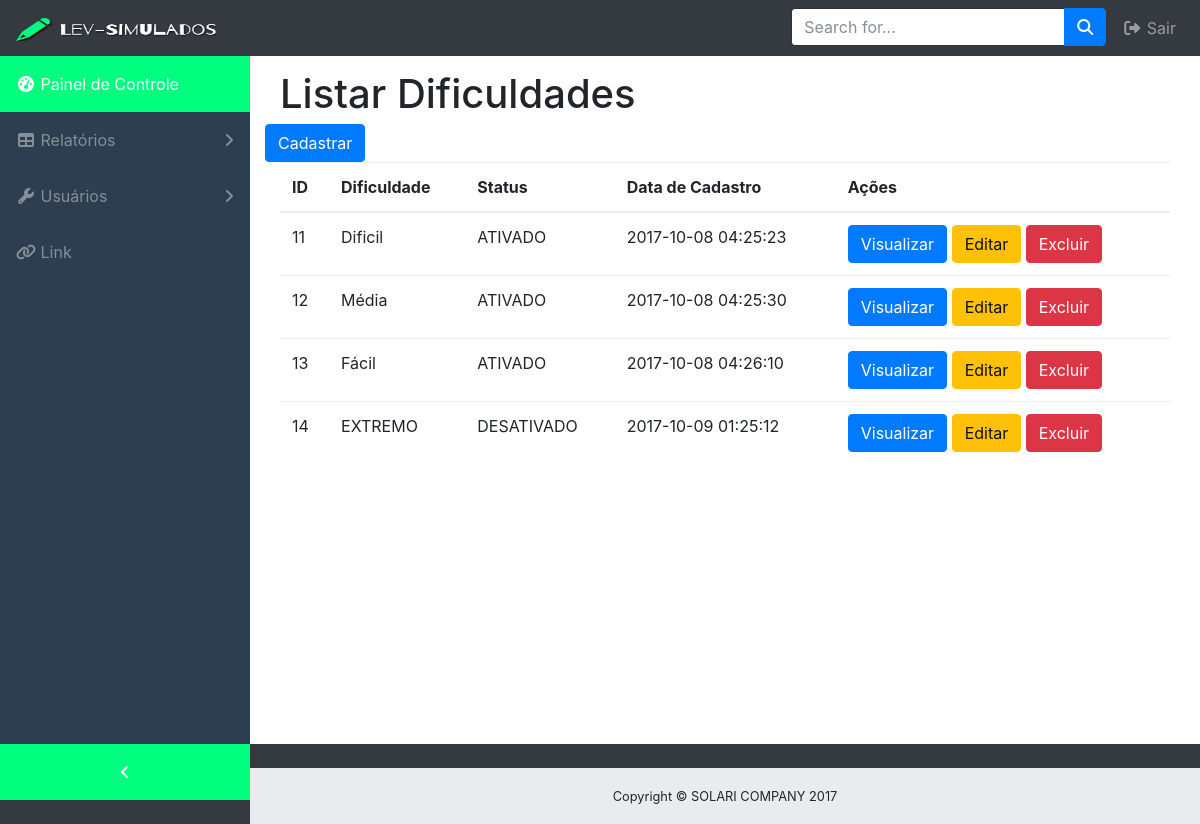
The app's page /index.php?op=relatorio_dificuldade with its own data.
### tables this page shows
CREATE TABLE DIFICULDADE_QUESTAO(
	ID_DIFICULDADE INT PRIMARY KEY AUTO_INCREMENT NOT NULL,
	NM_DIFICULDADE VARCHAR(30),
	STATUS_DIFICULDADE VARCHAR(15),
	DATA_CADASTRO DATETIME);

### classes/Dificuldade.class.php (called while the page is built, shortened)
<?php
include_once "Conexao.class.php";
include_once "Funcoes.class.php";
class Dificuldade {
    private $con;
    public function __construct() {
        $this->con = new Conexao();
    }
    public function querySelect() {
        try {
            $cst = $this->con->conectar()->prepare("SELECT `ID_DIFICULDADE`, `NM_DIFICULDADE`, `STATUS_DIFICULDADE`, `DATA_CADASTRO` FROM `DIFICULDADE_QUESTAO`;");
            $cst->execute();
            return $cst->fetchAll();
        } catch (PDOException $ex) {
            return 'erro ' . $ex->getMessage();
        }
    }
}

### classes/Conexao.class.php (called while the page is built)
<?php
class Conexao{
    private $usuario;
    private $senha;
    private $banco;
    private $servidor;
    private static $pdo;
    public function __construct(){
        $this->servidor = "localhost";
        $this->banco = "lev_db";
        $this->usuario = "root";
        $this->senha = "";
    }
    public function conectar(){
        try{
            if(is_null(self::$pdo)){
                self::$pdo = new PDO("mysql:host=".$this->servidor.";dbname=".$this->banco, $this->usuario, $this->senha);
            }
            return self::$pdo;
        } catch (PDOException $ex) {
			echo $ex->getMessage();
        }
    }
}
?>

### classes/Funcoes.class.php (called while the page is built, shortened)
<?php
class Funcoes {
    public function tratarCaracter($vlr, $tipo){
	switch($tipo){
            case 2: $rst = utf8_encode($vlr); break;
        }
        return $rst;
    }
}
?>

### Relatorios/relatorio_dificuldade.php (the view, shortened to what this page needs)
<?php
require_once 'classes/Dificuldade.class.php';
require_once 'classes/Funcoes.class.php';
$objFcs = new Funcoes();
$objtpc = new Dificuldade();
            ?>
<div class="container theme-showcase" role="main">
    <div class="page-header">
        <h1>Listar Dificuldades</h1>
    </div>
    <div class="row">
        <div class="pull-right">
            <button type="button" class="btn btn-xs btn-primary" data-toggle="modal" data-target="#modalCadastrarDificuldade">Cadastrar</button>
        </div>
    </div>
    <div class="row">
        <div class="col-md-12">
            <table class="table">
                <thead>
                    <tr>
                        <th>ID</th>
                        <th>Dificuldade</th>
                        <th>Status</th>
                        <th>Data de Cadastro</th>
                        <th>Ações</th>
                    </tr>
                </thead>
                <tbody>
                    <?php foreach ($objtpc->querySelect() as $rst) { ?>
                        <tr>
                            <td><?= $rst['ID_DIFICULDADE']; ?></td>
                            <td><?= $objFcs->tratarCaracter($rst['NM_DIFICULDADE'], 2) ?></td>
                            <td><?= $objFcs->tratarCaracter($rst['STATUS_DIFICULDADE'], 2) ?></td>
                            <td><?= $rst['DATA_CADASTRO']; ?></td>
                            <td>
                                <button type="button" class="btn btn-xs btn-primary" data-toggle="modal" data-target="#modalDetalhes<?= $rst['ID_DIFICULDADE']; ?>">Visualizar</button>
                                <button type="button" class="btn btn-xs btn-warning" data-toggle="modal" data-target="#modalEditarDificuldade" data-whatever="<?php echo $rst['ID_DIFICULDADE']; ?>" data-whatevernome="<?php echo $objFcs->tratarCaracter($rst['NM_DIFICULDADE'], 2) ?>" >Editar</button>
                                <button type="button" class="btn btn-xs btn-danger" data-toggle="modal" data-target="#modalExcluirDificuldade" data-whatever="<?php echo $rst['ID_DIFICULDADE']; ?>" data-whatevernome="<?php echo $objFcs->tratarCaracter($rst['NM_DIFICULDADE'], 2) ?>" >Excluir</button>
                            </td>
                        </tr>
                    <?php } ?>
                </tbody>
            </table>
        </div>
    </div>
</div>

### css/sb-admin.css (style rules this page uses)
html { position: relative; min-height: 100%; }
body.sticky-footer { margin-bottom: 56px; }
body.fixed-nav { padding-top: 56px; }
.bg-dark { background-color: #2c3e50; }

### records on screen
dificuldade_questao: ID_DIFICULDADE "11", NM_DIFICULDADE "Dificil", STATUS_DIFICULDADE "ATIVADO", DATA_CADASTRO "2017-10-08 04:25:23"
dificuldade_questao: ID_DIFICULDADE "12", NM_DIFICULDADE "Média", STATUS_DIFICULDADE "ATIVADO", DATA_CADASTRO "2017-10-08 04:25:30"
dificuldade_questao: ID_DIFICULDADE "13", NM_DIFICULDADE "Fácil", STATUS_DIFICULDADE "ATIVADO", DATA_CADASTRO "2017-10-08 04:26:10"
dificuldade_questao: ID_DIFICULDADE "14", NM_DIFICULDADE "EXTREMO", STATUS_DIFICULDADE "DESATIVADO", DATA_CADASTRO "2017-10-09 01:25:12"
